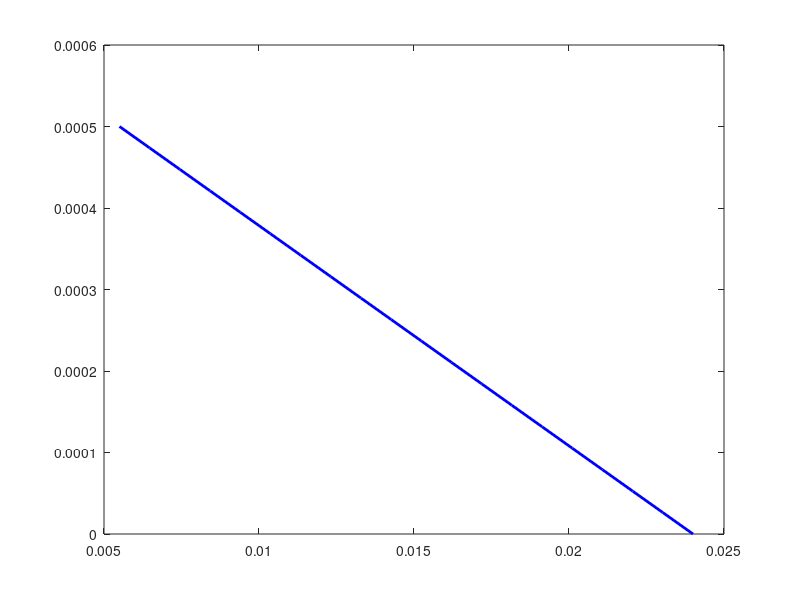

MATLAB code to generate this figure:
%AE 370 Problem 2 hw 3 Steve Macenski 

clc;clear all;

%Setting constants
N = 20;
n = 3/2;
U = zeros(1,N);
x = zeros(1,N);
r = .5/100;
%writing in the x vector
for i = 1:N
    x(i) = .5/1000*2*i -.5*2/1000;
end
%using x to find U guess
for i = 1:N
    U(i) = .5/1000*cos(pi*x(i)/(2*x(N)));
end 
%constants 
E = 210e9;
v = .25; 

%finding R start and E star from constants 
Rstar = inv(inv(r)+inv(r));
Estar = inv((1-v^2)/E + (1-v^2)/E);
k = 4/3*Estar*sqrt(Rstar);


%setting tolerance 
tol = 1e-8;
F = 1;
g=0;
%Completing the iterative method to finding the number of times for
%convergance 
while norm(F) > tol
    F = zeros(1,N);
    for i = 1:N-2 %Setting the vector F
        F(i+1) = k*(U(i)-U(i+1)).^n-k*(U(i+1)-U(i+2)).^n;
        i = i + 1;
    end 

    gradF = zeros(N,N);
    for i = 2:N-1 %Setting the matrix gradient of F
        gradF(i,i-1) = k*n*(U(i-1)-U(i)).^(n-1);
        gradF(i,i)   = -k*n*(U(i-1)-(U(i))).^(n-1)-k*n*(U(i)-U(i+1)).^(n-1);
        gradF(i,i+1) = k*n*(U(i)-U(i+1)).^(n-1); 
    end
    gradF(1,1) = 1;
    gradF(N,N) = 1;
            %finding the delta X and iterating if not below tolerance 
    deltaX = -gradF\F';
    U = U + deltaX';
    g = g +1;

end 
fprintf('Convergance after %f iterations\n',g); %g = 7

for i = 1:N
   y(i) = x(i)+U(i)+r;
end
figure(1)


    F(1) = k*abs((U(2)-U(3))).^n;
    F(N-1) = k*abs((U(N-1)-U(N))).^n;
    
plot(y,U,'b','linewidth',2)


fprintf('F1 is %f\n',F(1))
fprintf('FN is %f\n',F(N-1))


    
    
    
    
    
